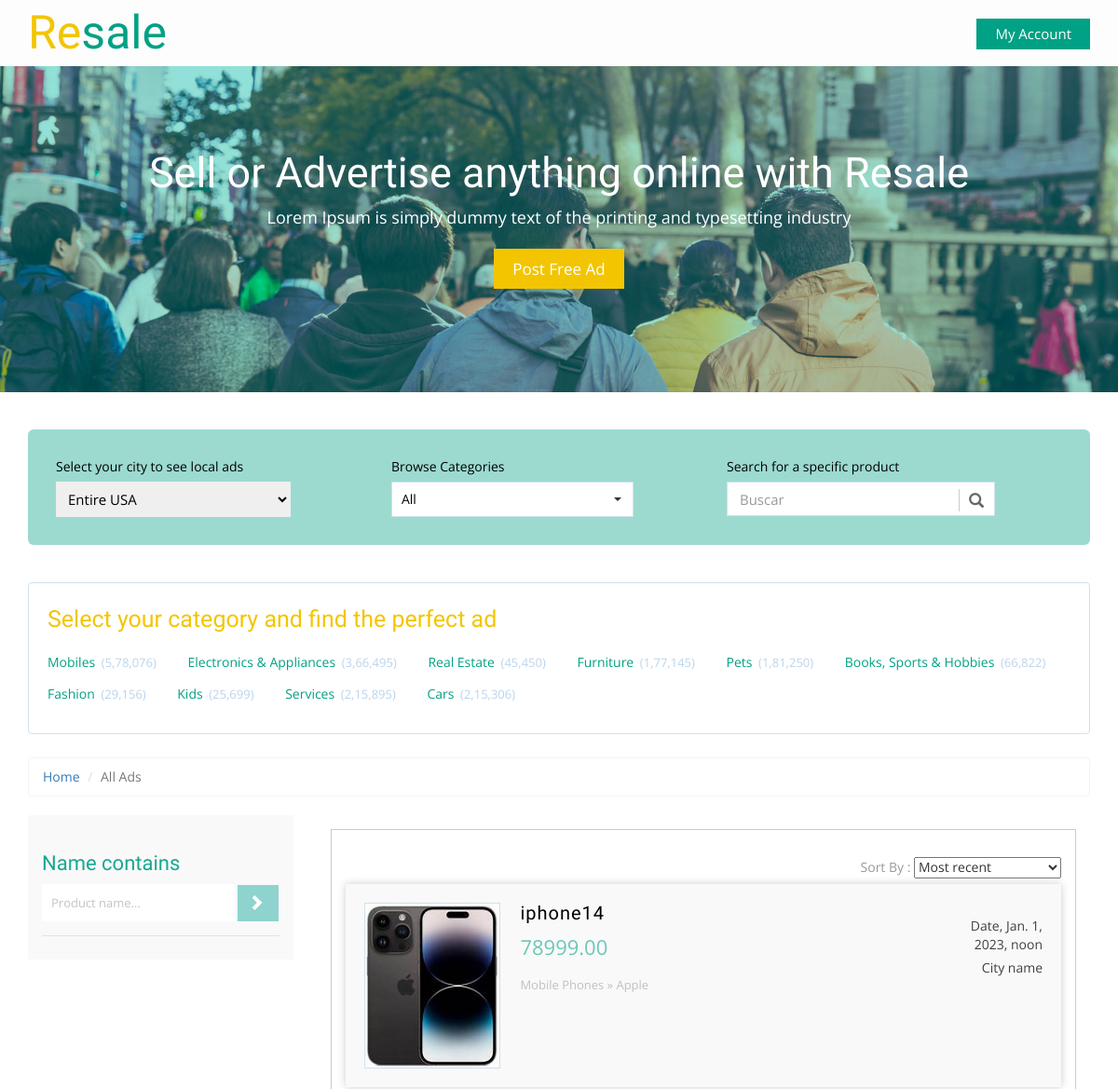
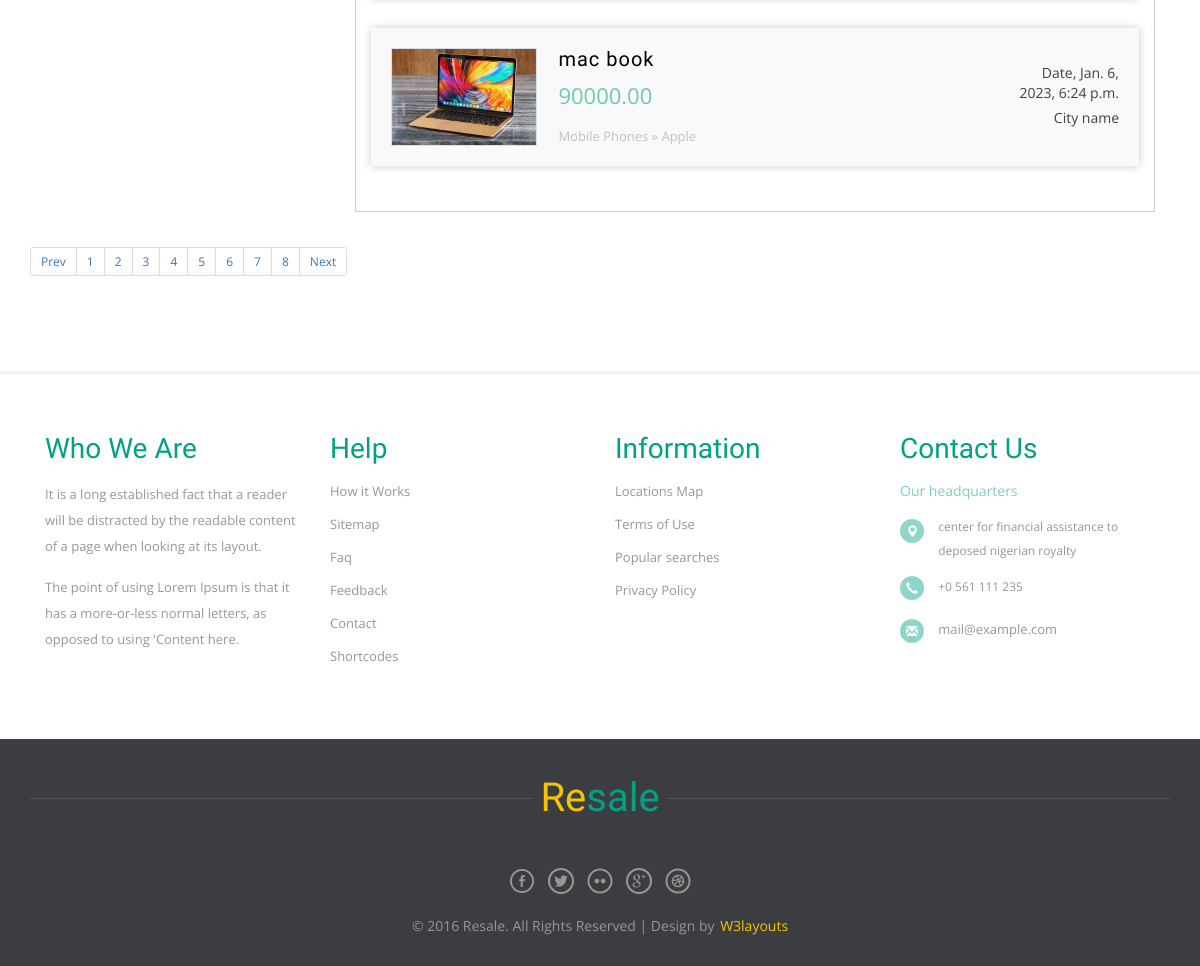
Screenshot of /products/ with the database file from the repository (2 pictures, top to bottom).
### product/models.py (models this page shows, shortened)
class Product(models.Model):
    CONDITION_TYPE = (
        ("New" , "New"),
        ("Used", "Used")
    )
    name = models.CharField(max_length=100)
    owner = models.ForeignKey(User , on_delete=models.CASCADE)
    description = models.TextField(max_length=500)
    condition = models.CharField(max_length=100, choices=CONDITION_TYPE)
    category = models.ForeignKey('Category',on_delete=models.SET_NULL,null=True)
    Brand = models.ForeignKey('Brand',on_delete=models.SET_NULL,null=True)
    price = models.DecimalField(max_digits=7,decimal_places=2)
    image = models.ImageField(upload_to='main_product/', blank=True, null=True)
    created = models.DateTimeField(default=timezone.now)
    slug = models.SlugField(blank=True,null=True)

class Brand(models.Model):
        brand_name = models.CharField(max_length=50)
        class Meta:
            verbose_name = 'brand'
            verbose_name_plural = 'brands'
        def __str__(self):
          return self.brand_name

### product/views.py (the view)
# urls.py: path('',views.productlist ,name='product_list'),
def productlist(request):
    productlist = Product.objects.all()
    template = 'Product/product_list.html'
    context ={'product_list' : productlist}
    return render(request,template,context)

### product/templates/Product/product_list.html (shortened to what this page needs)
{% extends 'base.html' %}
{% block body %}
	<div class="total-ads main-grid-border">
		<div class="container">
			<div class="select-box">
				<div class="select-city-for-local-ads ads-list">
					<label>Select your city to see local ads</label>
						<select>
												<optgroup label="Popular Cities">
													<option selected style="display:none;color:#eee;">Entire USA</option>
												</optgroup>
			            </select>
				</div>
				<div class="browse-category ads-list">
					<label>Browse Categories</label>
					<select class="selectpicker show-tick" data-live-search="true">
					  <option data-tokens="Mobiles">All</option>
					</select>
				</div>
				<div class="search-product ads-list">
					<label>Search for a specific product</label>
					<div class="search">
						<div id="custom-search-input">
						<div class="input-group">
							<input type="text" class="form-control input-lg" placeholder="Buscar" />
							<span class="input-group-btn">
								<button class="btn btn-info btn-lg" type="button">
									<i class="glyphicon glyphicon-search"></i>
								</button>
							</span>
						</div>
					</div>
					</div>
				</div>
			</div>
			<div class="all-categories">
				<h3> Select your category and find the perfect ad</h3>
				<ul class="all-cat-list">
					<li><a href="mobiles.html">Mobiles <span class="num-of-ads">(5,78,076)</span></a></li>
					<li><a href="electronics-appliances.html">Electronics & Appliances  <span class="num-of-ads">(3,66,495)</span></a></li>
					<li><a href="real-estate.html">Real Estate  <span class="num-of-ads">(45,450)</span></a></li>
					<li><a href="furnitures.html">Furniture    <span class="num-of-ads">(1,77,145)</span></a></li>
					<li><a href="pets.html">Pets   <span class="num-of-ads">(1,81,250)</span></a></li>
					<li><a href="books-sports-hobbies.html">Books, Sports & Hobbies    <span class="num-of-ads">(66,822)</span></a></li>
					<li><a href="fashion.html">Fashion   <span class="num-of-ads">(29,156)</span></a></li>
					<li><a href="kids.html">Kids   <span class="num-of-ads">(25,699)</span></a></li>
					<li><a href="services.html">Services   <span class="num-of-ads">(2,15,895)</span></a></li>
					<li><a href="cars.html">Cars   <span class="num-of-ads">(2,15,306)</span></a></li>
				</ul>
			</div>
			<ol class="breadcrumb" style="margin-bottom: 5px;">
			  <li><a href="index.html">Home</a></li>
			  <li class="active">All Ads</li>
			</ol>
			<div class="ads-grid">
				<div class="side-bar col-md-3">
					<div class="search-hotel">
					<h3 class="sear-head">Name contains</h3>
					<form>
						<input type="text" value="Product name..." onfocus="this.value = '';" onblur="if (this.value == '') {this.value = 'Product name...';}" required="">
						<input type="submit" value=" ">
					</form>
				</div>
				</div>
				<div class="ads-display col-md-9">
					<div class="wrapper">
					<div class="bs-example bs-example-tabs" role="tabpanel" data-example-id="togglable-tabs">
					  <div id="myTabContent" class="tab-content">
						<div role="tabpanel" class="tab-pane fade in active" id="home" aria-labelledby="home-tab">
						   <div>
												<div id="container">
								<div class="sort">
								   <div class="sort-by">
										<label>Sort By : </label>
										<select>
														<option value="">Most recent</option>
										</select>
									   </div>
									 </div>
								<div class="clearfix"></div>
							<ul class="list">
								{% for product in product_list %}
								<a href="{% url 'products:product_detail' product.slug %}">
									<li>
									<img src={{product.image.url}} title="" alt="" />
									<section class="list-left">
									<h5 class="title">{{product.name}}</h5>
									<span class="adprice">{{product.price}}</span>
									<p class="catpath">Mobile Phones » {{product.Brand}}</p>
									</section>
									<section class="list-right">
									<span class="date">Date, {{product.created}}</span>
									<span class="cityname">City name</span>
									</section>
									<div class="clearfix"></div>
									</li>
								</a>
                                {% endfor %}
							</ul>
						</div>
							</div>
						</div>
							</div>
						</div>
							</div>
						</div>
						<ul class="pagination pagination-sm">
							<li><a href="#">Prev</a></li>
							<li><a href="#">1</a></li>
							<li><a href="#">2</a></li>
							<li><a href="#">3</a></li>
							<li><a href="#">4</a></li>
							<li><a href="#">5</a></li>
							<li><a href="#">6</a></li>
							<li><a href="#">7</a></li>
							<li><a href="#">8</a></li>
							<li><a href="#">Next</a></li>
						</ul>
					  </div>
					</div>
				</div>
{% endblock body %}

### rows the page displays
Product: image (picture), name "iphone14", price "78999.00", Brand "Apple", created "Jan. 1, 2023, noon"
Product: image (picture), name "mac book", price "90000.00", Brand "Apple", created "Jan. 6, 2023, 6:24 p.m."
